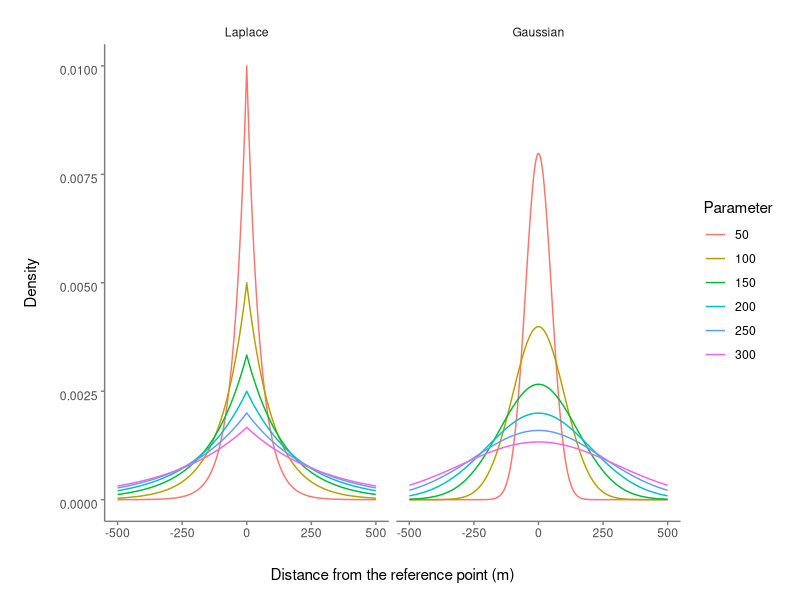

R code for this plot:
# Read data ----
  rm(list=ls(all.names=T))
  library(tidyverse)
  library(egg)
  
  ## parameter setup
  dlaplace <- function(x, delta) 0.5*(1/delta)*exp(-(1/delta)*abs(x))
  X <- -500:500
  dpara <- seq(50, 300, by = 50)
  xtitle <- "Distance from the reference point (m)"
  ytitle <- "Density"
  
  ## create dataset
  yL <- data.frame(sapply(dpara, function(x) dlaplace(X, delta = x)), X = X)
  yG <- data.frame(sapply(dpara, function(x) dnorm(X, sd = x)), X = X)
  colnames(yL)[1:6] <- colnames(yG)[1:6] <- sapply(1:6, function(x) x*50)
  Y <- merge(yL, yG, all = T)
  
  ## tidy data and merge data
  yL %>%
    pivot_longer(cols = -X, names_to = "Parameter", values_to = "Density") %>%
    mutate(Kernel = "Laplace") -> YL
  
  yG %>%
    pivot_longer(cols = -X, names_to = "Parameter", values_to = "Density") %>%
    mutate(Kernel = "Gaussian") %>%
    full_join(YL) %>%
    mutate(Parameter = factor(Parameter, levels = unique(Parameter) ) ) %>%
    mutate(Kernel = factor(Kernel, levels = c("Laplace", "Gaussian"), ordered = T) ) -> Y
  
# Plot ----
  ggplot(Y) +
    geom_line(aes(y = Density, x = X, color = Parameter)) +
    facet_wrap(.~Kernel) +
    scale_color_discrete() +
    theme(plot.margin= unit(c(1, 1, 2, 2), "lines"),
          axis.title.x = element_text(vjust = -5),
          axis.title.y = element_text(vjust = 5),
          strip.background = element_blank(),
          panel.background = element_blank(),
          axis.text = element_text(vjust = 1),
          axis.ticks = element_line(color = "grey50"),
          axis.line = element_line(color = "grey50")) +
    labs(x = xtitle, y = ytitle)
  
  ggsave("figure1.tiff", width = 8, height = 4)
  
